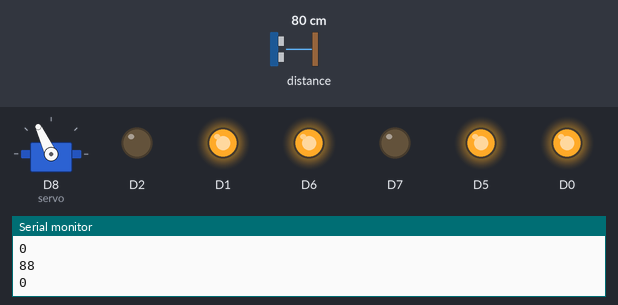
Recording of a sketch running on a simulated ESP8266 (NodeMCU). Parts: servo, output pins drawn as LEDs (lit = HIGH), the last lines printed to the serial monitor. The test bench sets the inputs (shaded band); at power-on: distance to the obstacle 80 cm. The echo pulse lasts 58.3 µs per cm; pins used as bus, display or sensor lines are not drawn.

Above: at 12.3 s.
12.4 s: distance to the obstacle set to 17 cm
At 12.56 s:
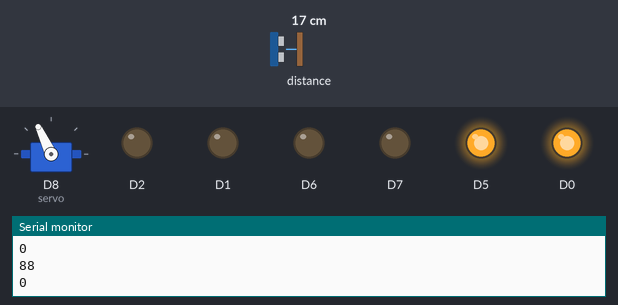
15.9 s: distance to the obstacle set to 13 cm
At 17.4 s:
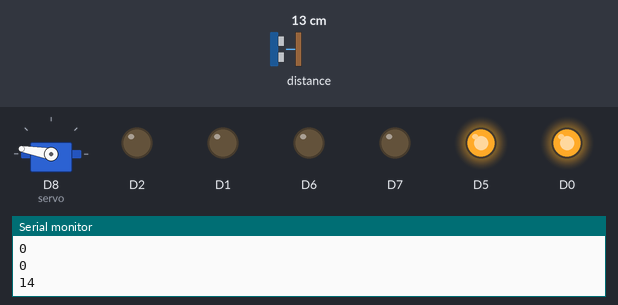
19.4 s: distance to the obstacle set to 18 cm
At 25.3 s:
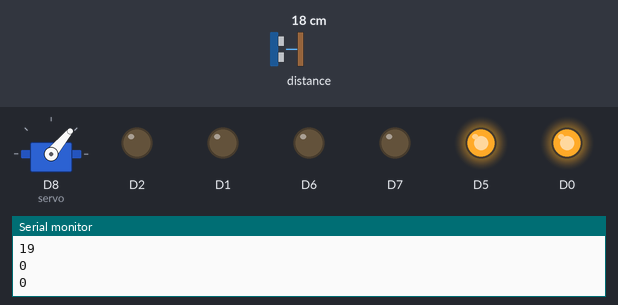
Timing chart, 0 to 28.9 s (numbered marks = the images above; inputs shaded):
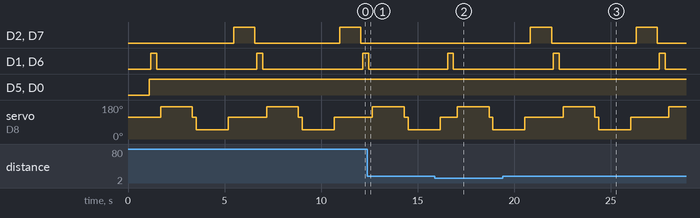

Measured:
- the behaviour switches between 15 and 14 cm on distance to the obstacle (found by bisection; images 1 and 2)
- after the input at 15.9 s, D2, D7: stays LOW (without the input it goes to HIGH after 0.55 s)
- after the input at 19.4 s, D2, D7: alternates HIGH for 1.1 s and LOW for 4.4 s, starting after 1.4 s
- by itself, D2, D7: alternates HIGH for 1.1 s and LOW for 4.4 s
- by itself, D1, D6: alternates HIGH for 0.30 s and LOW for 5.2 s

The sketch:

project_c.ino
```cpp
#include<Servo.h>

int echo=0;
int trig=2;
int t,d;
Servo servo;
void setup() {
  // put your setup code here, to run once:
  pinMode(D0,OUTPUT);
  pinMode(D1,OUTPUT);
  pinMode(D2,OUTPUT);
  pinMode(echo,INPUT);
  pinMode(trig,OUTPUT);
  pinMode(D5,OUTPUT);
  pinMode(D6,OUTPUT);
  pinMode(D7,OUTPUT);
  Serial.begin(115200);
  servo.attach(15);
  servo.write(115);
}

void loop() {
  // put your main code here, to run repeatedly:
  int starts=sensor();
 delay(40);

 if(starts<=15)
 {
  moveStop();
  delay(100);
  moveBackward();
  delay(300);
  moveStop();
  delay(200);
  int distanceleft=lookLeft();
  delay(200);
  int distanceright=lookRight();
  delay(200);

  if(distanceright>=distanceleft)
  {
    turnRight();
    moveStop();
  }else
  {
    turnLeft();
    moveStop();
  }
 }else
 {
  moveForward();
 }
}
void moveForward(){
  digitalWrite(D0,HIGH);
  digitalWrite(D1,LOW);
  digitalWrite(D2,HIGH);
  digitalWrite(D5,HIGH);
  digitalWrite(D6,LOW);
  digitalWrite(D7,HIGH);

  }
  void moveBackward(){
    digitalWrite(D0,HIGH);
    digitalWrite(D1,HIGH);
    digitalWrite(D2,LOW);
    digitalWrite(D5,HIGH);
    digitalWrite(D6,HIGH);
    digitalWrite(D7,LOW);
    }
    int sensor(){
       digitalWrite(trig,LOW);
       delayMicroseconds(5);
       digitalWrite(trig,HIGH);
       delayMicroseconds(10);
       t=pulseIn(echo,HIGH);
       d=(0.038*t)/2;
       delay(50);
       Serial.println(d);
       return d;
    }
    int lookRight()
{
    servo.write(50);
    delay(500);
    int lr=sensor();
    delay(100);
    servo.write(115);
    return lr;
}
int lookLeft()
{
    servo.write(170);
    delay(500);
    int ll=sensor();
    delay(100);
    servo.write(115);
    return ll;
}
void turnRight()
{
    digitalWrite(D0,HIGH);
    digitalWrite(D1,LOW);
    digitalWrite(D2,HIGH);
    digitalWrite(D5,HIGH);
    digitalWrite(D6,HIGH);
    digitalWrite(D7,LOW);

}
void turnLeft(){
      digitalWrite(D0,HIGH);
      digitalWrite(D1,HIGH);
      digitalWrite(D2,LOW);
      digitalWrite(D5,HIGH);
      digitalWrite(D6,LOW);
      digitalWrite(D7,HIGH);

}
void moveStop(){
     digitalWrite(D0,HIGH);
     digitalWrite(D1,LOW);
     digitalWrite(D2,LOW);
     digitalWrite(D5,HIGH);
     digitalWrite(D6,LOW);
     digitalWrite(D7,LOW);
}
```
